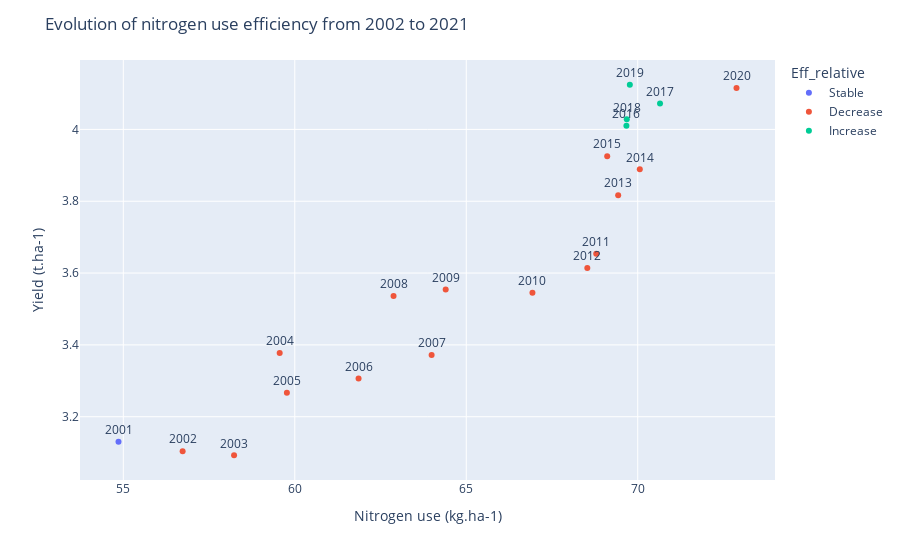

The code cell stored with this chart in its notebook:
### Code cell
import numpy as np

#Create a new column to measure the efficiency
newdf1['Efficiency'] = newdf1['Yield']/newdf1['Nitrogen']

#Define conditions for Efficiency values
conditions = [
    (newdf1['Efficiency']== newdf1.iloc[0]['Efficiency']),
    (newdf1['Efficiency'] < newdf1.iloc[0]['Efficiency']),
    (newdf1['Efficiency'] > newdf1.iloc[0]['Efficiency']),
]

#define results
results= ['Stable','Decrease','Increase']

#Create new column based on conditions
newdf1['Eff_relative'] = np.select(conditions, results)

#plot the above information
import plotly.express as px

fig = px.scatter(newdf1, x='Nitrogen', y='Yield', text ='Year', color='Eff_relative',
                  labels= { "Nitrogen": "Nitrogen use (kg.ha-1)", "Yield": "Yield (t.ha-1)"})
fig.update_traces (textposition = 'top center')
fig.update_layout (title_text= 'Evolution of nitrogen use efficiency from 2002 to 2021')
fig.show()

### Figure 1 — Plotly figure (JSON) as saved in the notebook; plotly's stock layout.template omitted (floating-point values rounded to 4 significant figures)
{"data": [{"hovertemplate": "Eff_relative=Stable<br>Nitrogen use (kg.ha-1)=%{x}<br>Yield (t.ha-1)=%{y}<br>Year=%{text}<extra></extra>", "legendgroup": "Stable", "marker": {"color": "#636efa", "symbol": "circle"}, "mode": "markers+text", "name": "Stable", "orientation": "v", "showlegend": true, "text": [2001], "textposition": "top center", "type": "scatter", "x": [54.86], "xaxis": "x", "y": [3.13], "yaxis": "y"}, {"hovertemplate": "Eff_relative=Decrease<br>Nitrogen use (kg.ha-1)=%{x}<br>Yield (t.ha-1)=%{y}<br>Year=%{text}<extra></extra>", "legendgroup": "Decrease", "marker": {"color": "#EF553B", "symbol": "circle"}, "mode": "markers+text", "name": "Decrease", "orientation": "v", "showlegend": true, "text": [2002, 2003, 2004, 2005, 2006, 2007, 2008, 2009, 2010, 2011, 2012, 2013, 2014, 2015, 2020], "textposition": "top center", "type": "scatter", "x": [56.73, 58.23, 59.56, 59.77, 61.86, 63.99, 62.88, 64.4, 66.93, 68.79, 68.53, 69.43, 70.06, 69.11, 72.88], "xaxis": "x", "y": [3.104, 3.093, 3.377, 3.267, 3.307, 3.372, 3.536, 3.554, 3.545, 3.654, 3.614, 3.817, 3.889, 3.926, 4.115], "yaxis": "y"}, {"hovertemplate": "Eff_relative=Increase<br>Nitrogen use (kg.ha-1)=%{x}<br>Yield (t.ha-1)=%{y}<br>Year=%{text}<extra></extra>", "legendgroup": "Increase", "marker": {"color": "#00cc96", "symbol": "circle"}, "mode": "markers+text", "name": "Increase", "orientation": "v", "showlegend": true, "text": [2016, 2017, 2018, 2019], "textposition": "top center", "type": "scatter", "x": [69.67, 70.65, 69.68, 69.77], "xaxis": "x", "y": [4.01, 4.072, 4.028, 4.124], "yaxis": "y"}], "layout": {"legend": {"title": {"text": "Eff_relative"}, "tracegroupgap": 0}, "margin": {"t": 60}, "title": {"text": "Evolution of nitrogen use efficiency from 2002 to 2021"}, "xaxis": {"anchor": "y", "domain": [0, 1], "title": {"text": "Nitrogen use (kg.ha-1)"}}, "yaxis": {"anchor": "x", "domain": [0, 1], "title": {"text": "Yield (t.ha-1)"}}}}
